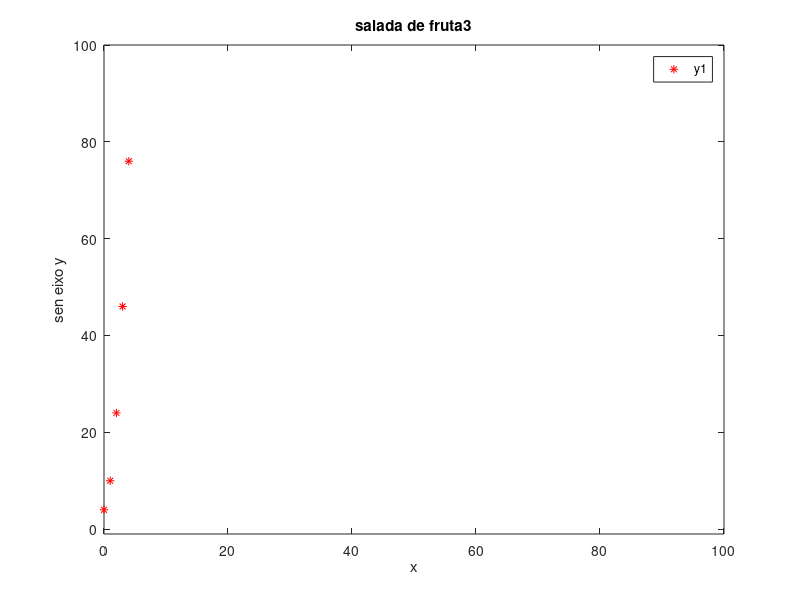

Recreate this plot in MATLAB. (Note: this script raises an error after producing the figure.)
% suporte
clear;
clc;

%Vetores horizontal
Q=2;
q=[1 2 3 4 5];
w=(1:2:10);
e=linspace(-5,1,10);%(começo,fim,tam)(linearmente espaçado)
r=logspace(-5,1,10);%(começo,fim,tam)(logaritimicamente espaçado)

%Vetores vertical
t=[1;2;3;4;5];
u=(1:2:10)';

%Matrizes
i=[1 2 3;4 5 6; 7 8 9];
o=[1:3; linspace(1,4,3); 7:1:9];
%Matrizes transpostas
k=i';
%Matrizes inversas
l=inv(i);
%Matrizes endereço 
p=i(1:3,3:3); %->(colunas linhas)

%operações
a = Q+w;     %(adição escalar ->Q numero escalar e W vetor)
s = q+w;     %(adição vetorial-> vetor q vetor W )
d = Q*w;     %(multiplicação escalar Q numero escalar e W vetor)
f = q.*w;    %(multiplicação vetorial Q numero escalar e W vetor)
g = q/w;     %(divição  Q numero escalar e W vetor)???
h = q./w;    %(divição  Q numero escalar e W vetor)
j = w.^q;    %(potenciação  Q numero escalar e W vetor)

%funções padrões simples 
z=length(q);    %tamanho de vetor
c=size(i);      %numeros de linhas e colunas
v=mean(i);      %retorna a média do vetor
b=max(i);       %retorna o maior valor
n=min(i);       %retorna o menor valor do vetor
m=sum(i);       %soma todos os elementos dos vetores 
qq=sort(i);     %coloca os elementos em orde crescente
ww=median(i);   %coloca em ordem cresce e retorna a mediana 
ee=std(i);      %retorna o desvio padrão do vetor 
rr=dot(q,w);      %calcula o produto wacalae entre os dois vetores
tt=rand(1,4);   %gera um vetor  com 4 elemntos randominio dentro do intervalo 0 a 1
uu=rand(3);     %gera uma matriz 3x3 randomica dentro do intervalo 0 a 1
ii=randperm(5); %gera um uma linha de vetor com valores randomnico até 5

%função
x=(0:1:2*pi);
y1=sin(x);
y2=x;
y3=3*x.^3+5.*x-3;

%gráficos 2d
plot(x,y1,'b-')         %(Eixo x ,eixo y , tipo de linha: linewidth a linha é continua)
hold on                 % sobrepor funções para gráficos
title('salada de fruta')
plot(x,y2,'g--')        % outras funções
plot(x,y3,'ro')         % outras funções
axis([0 5 -1 5])        % intervalos para o eixo xi xo yi yo
xlabel('x')             % legenda do eixo
ylabel('sen eixo y')    % legenda do eixo
legend('y1','y2','y3')  % legenda do eixo
hold off

%função
x2=(0:0.01:10*pi);

%gráficos 3d
plot3(x2,cos(x2),sin(x2),'b-')         %(Eixo x ,eixo y , tipo de linha: linewidth a linha é continua)
title('salada de fruta 2')
axis([0 5 -1 5])        % intervalos para o eixo xi xo yi yo
xlabel('x')             % legenda do eixo
ylabel('sen eixo y')    % legenda do eixo
legend('y1')            % legenda do eixo
grid on

%TESTE GRAFICO 4

%%TESTE DE FUNÇÃO
A=(0:2:10);
B=(1:1:6);
C=2;

y4 =(A.^2 + 2.*B + C);
x4=(0:1:5);

%gráficos 2d
plot(x4,y4,'r*')    %(Eixo x ,eixo y , tipo de linha: linewidth a linha é continua)
title('salada de fruta3')
axis([0 100 -1 100])        % intervalos para o eixo xi xo yi yo
xlabel('x')             % legenda do eixo
ylabel('sen eixo y')    % legenda do eixo
legend('y1')            % legenda do eixo

%TESTE GRAFICO 4
y5= fruta(A,B,C);
x4=(0:1:5);

%gráficos 2d
plot(x4,y4,'r--')    %(Eixo x ,eixo y , tipo de linha: linewidth a linha é continua)
title('salada de fruta4')
axis([0 100 -1 100])        % intervalos para o eixo xi xo yi yo
xlabel('x')             % legenda do eixo
ylabel('sen eixo y')    % legenda do eixo
legend('y1')            % legenda do eixo

